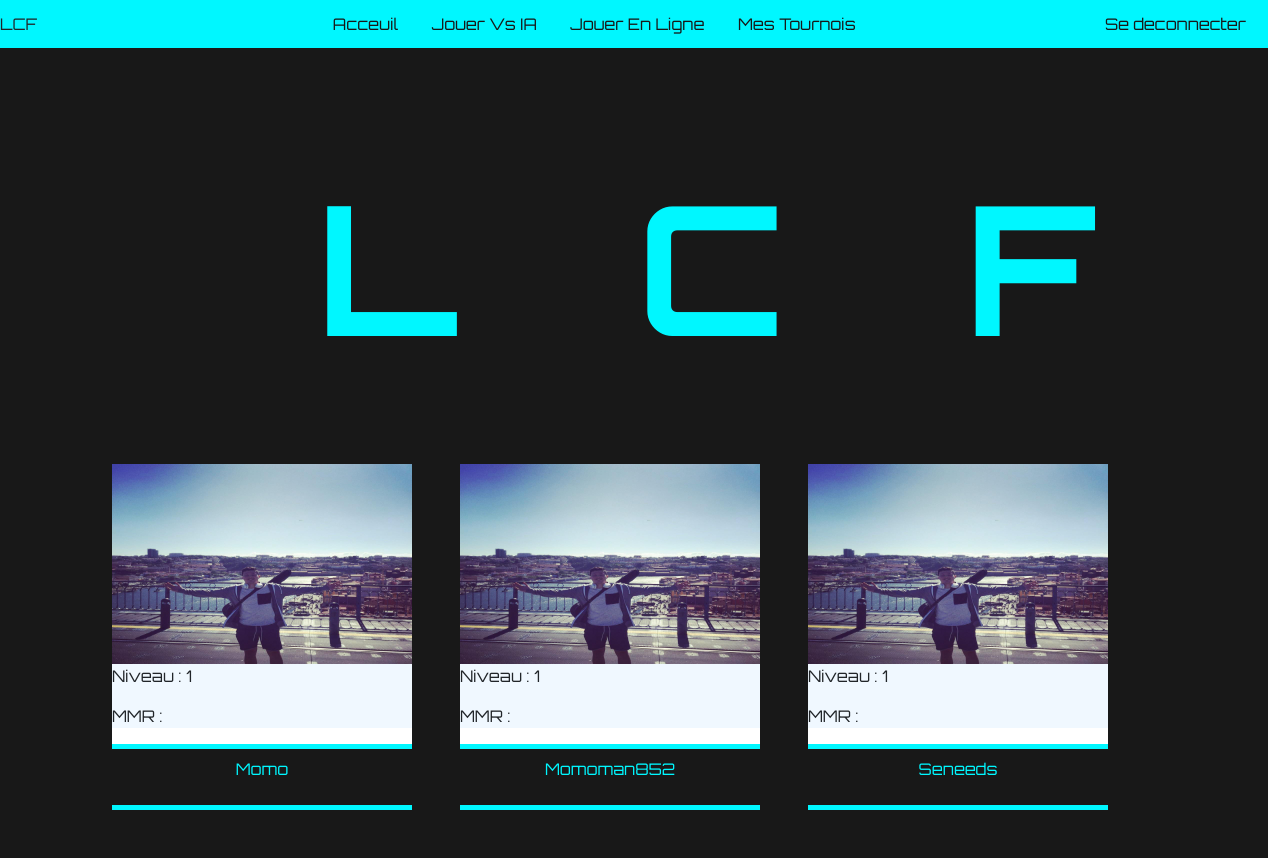
Page /PHP/ListOfPlayers.php on the committed database.
### tables this page shows
CREATE TABLE   UTILISATEUR  
(
	PSEUDO VARCHAR(45) NOT NULL,
    PASSWORD VARCHAR(45) NOT NULL,
    ROLE VARCHAR(45) NOT NULL,  
    EMAIL VARCHAR(150) NOT NULL,
    NIVEAU NUMERIC(6) NOT NULL,
    ELO NUMERIC(4) NOT NULL,
    TAUX_BOOST NUMERIC(2,2) NOT NULL, 
    DATE_FIN_BOOST DATETIME,
    COULEUR_GENTIL VARCHAR(45) NOT NULL,
    COULEUR_MECHANT VARCHAR(45) NOT NULL,
    PRIORITE   VARCHAR(45) NOT NULL,
    AVATAR VARCHAR(1000) NOT NULL,  

CONSTRAINT UTILISATEUR_PK PRIMARY KEY ( PSEUDO ),
CONSTRAINT EMAIL_CT CHECK( EMAIL LIKE '%@%.%'),
 
CONSTRAINT ROLE_UTIL CHECK ( ROLE IN ("ADMIN","JOUEUR"))
);

### PHP/ListOfPlayers.php (the view, shortened to what this page needs)
<?php
    require_once('ConnexionBD.php');
    $res2= $dbh->query("SELECT * FROM UTILISATEUR");
?>
<!DOCTYPE html>
<html lang="en">
<head>
    <link rel="stylesheet" href="https://stackpath.bootstrapcdn.com/bootstrap/4.4.1/css/bootstrap.min.css">
    <link rel="stylesheet" href="../CSS/dashboard.css">
</head>
<body id="main">
    <div id="User-dashboard">
        <p id="logo">LCF</p>
        <div id="links">
        <a href="../index.php">Acceuil</a>
            <a>Jouer Vs IA</a>
            <a id="1V1">Jouer En Ligne</a>
            <a>Mes Tournois</a>
        </div>
        <div id="logOut">
            <a href="logout.php">Se deconnecter</a>
        </div>
    </div>
    <section id="intro">
    <h1>LCF</h1>
    <div id="PlayersList">
 <?php
 foreach($res2 as $row){
        $PSEUDO = $row['PSEUDO'];
        $niveau = $row['NIVEAU'];
        $mmr= $row['MMR'];
        $avatar = $row['AVATAR'];
        echo "
        <div id='PlayersCard'>
        <div id='infoPlayer'>
        <div id='PlayerAvatar'>
        <img src=".$avatar." width='100%' height='200px'>
        </div>
        <div class='mmr'>
            <p>Niveau : $niveau</p>
            <p>MMR :$mmr</p>
        </div>
        </div>
        <div id='PseudoPlayer'>
        <p id='pseudo'>$PSEUDO</p>
        </div>
        </div>";
    }
?>
    </div>
     </section>

### CSS/dashboard.css (style rules this page uses)
body { margin: 0; padding: 0; height: 100%; width: 100%; background-size: cover; background-repeat: no-repeat; font-family: 'Orbitron',sans-serif; }
#intro { height: 70vh; background-color: #181818; border-bottom: 4px solid rgb(0, 247, 255); background-size: cover; background-position-y: -30em; background-repeat: no-repeat; }
h1 { font-size:180px; position: relative; left: 25%; letter-spacing: 1em; top: 20%; width: min-content; color:rgb(0, 247, 255); font-weight: bold; margin-bottom: 200px; }
#User-dashboard { background-color:rgb(0, 247, 255); width: 100%; display: flex; flex-direction: row; flex-wrap: wrap; justify-content: space-between; align-items: center; height: fit-content; }
#logo { float: left; margin:0; padding-top: 12px; padding-bottom: 12px; }
#links { margin-left: 5%; }
#links a { padding-top: 12px; padding-bottom: 12px; padding-right: 12px; padding-left: 12px; margin-right: 5px; background-color: transparent; text-decoration: none; color: #181818; }
#logOut { float: right; margin-right: 10px; text-decoration: none; }
#logOut a { color:#181818; padding-top: 12px; padding-bottom: 12px; text-decoration: none; border-radius: 10px; padding-right: 12px; padding-left: 12px; }
#PlayersList { width:100%; display:flex; flex-direction: row; flex-wrap: wrap; justify-content: center; background-color:#181818; }
#PlayersCard { width:300px; height:max-content; background-color:white; margin-right: 3em; margin-bottom: 3em; }
#infoPlayer { width: 100%; height: 50%; background-color: aliceblue; }
#PseudoPlayer { width: 100%; height: 50%; background-color: #181818; color: rgb(0, 247, 255); border-bottom: 5px solid rgb(0, 247, 255); border-top: 5px solid rgb(0, 247, 255); text-align: center; padding-top:0.5em; padding-bottom: 0.5em; }
#PlayerAvatar { width: 100%; }

### rows in the picture
utilisateur: AVATAR (picture), NIVEAU "1", PSEUDO "Momo"
utilisateur: AVATAR (picture), NIVEAU "1", PSEUDO "Momoman852"
utilisateur: AVATAR (picture), NIVEAU "1", PSEUDO "Seneeds"
